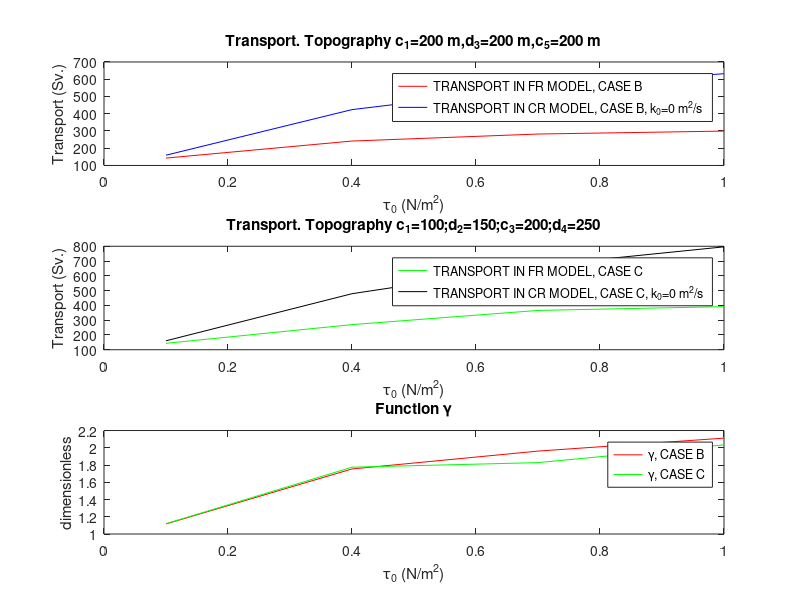

Write MATLAB code to recreate this figure.


   clear all
   close all
   clc

  G1=[0.1    0.4     0.7   1.0];%wind stress
TRAN_FR_CASE_B=[142.8 241.6 282.2 299.3];%This is TRAN from FR, topogr."B", c_1=200;d_3=200;c_5=200;
TRAN_CR_CASE_B=[159.5 423.8 553.5 632.1];%This is TRAN from CR, topogr."B", c_1=200;d_3=200;c_5=200;
XX=TRAN_FR_CASE_B;
YY=TRAN_CR_CASE_B;
TRAN_FR_CASE_C=[143.4 269.9 365.9 391.5];%This is TRAN from FR, topogr."C", c_1=100;d_2=150;c_3=200;d_4=250;
TRAN_CR_CASE_C=[160.5 479.0 668.8 796.1];%This is TRAN from CR, topogr."C", c_1=100;d_2=150;c_3=200;d_4=250;
AA=TRAN_FR_CASE_C;
BB=TRAN_CR_CASE_C;

GAMMA=[YY(1)/XX(1) YY(2)/XX(2) YY(3)/XX(3) YY(4)/XX(4)];
GAMMA2=[BB(1)/AA(1) BB(2)/AA(2) BB(3)/AA(3) BB(4)/AA(4)];

subplot(3,1,1)
plot(G1,TRAN_FR_CASE_B,'r')
hold on
plot(G1,TRAN_CR_CASE_B,'b')
legend('TRANSPORT IN FR MODEL, CASE B','TRANSPORT IN CR MODEL, CASE B, k_0=0 m^2/s')

title('Transport. Topography c_1=200 m,d_3=200 m,c_5=200 m')
x1=xlabel('\tau_0 (N/m^2)')
y1=ylabel('Transport (Sv.)')
hold on
subplot(3,1,2)
plot(G1,TRAN_FR_CASE_C,'g')
hold on
plot(G1,TRAN_CR_CASE_C,'k')
hold on
title('Transport. Topography c_1=100;d_2=150;c_3=200;d_4=250')
x1=xlabel('\tau_0 (N/m^2)')
y1=ylabel('Transport (Sv.)')
legend('TRANSPORT IN FR MODEL, CASE C','TRANSPORT IN CR MODEL, CASE C, k_0=0 m^2/s')
subplot(3,1,3)
plot(G1,GAMMA,'r')
hold on
plot(G1,GAMMA2,'g')
hold on
title('Function \gamma')
x1=xlabel('\tau_0 (N/m^2)')
y1=ylabel('dimensionless')
legend('\gamma, CASE B','\gamma, CASE C')

hold on





